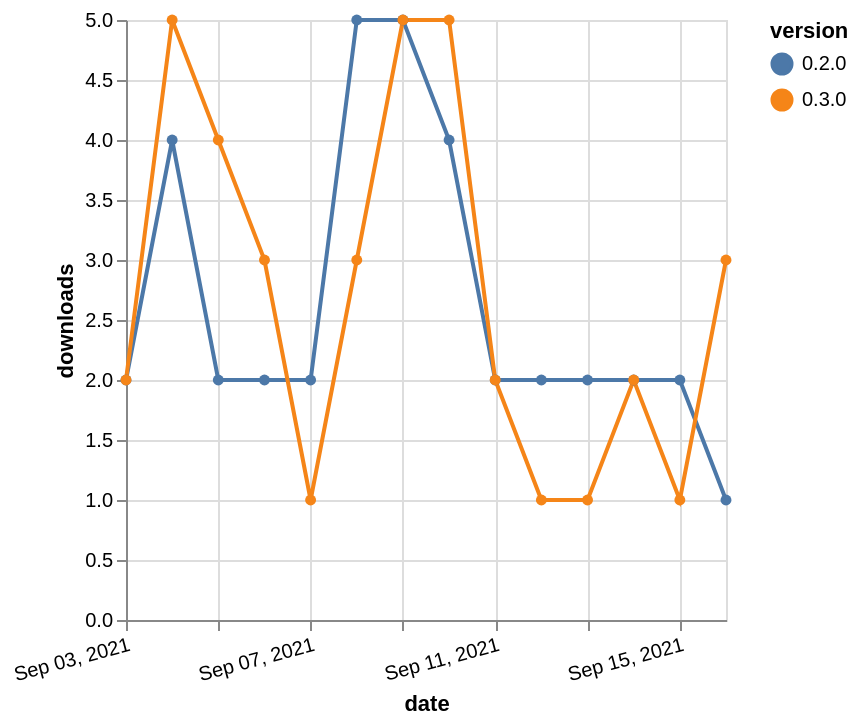

Vega-Lite specification for this chart:
### Vega-Lite specification from a JSON file in a GitHub repository (floating-point values rounded to 4 significant figures)
{"$schema": "https://vega.github.io/schema/vega-lite/v5.json", "description": "A simple bar chart with embedded data.", "data": {"values": [{"date": "2021-09-03", "total": 4097, "delta": 2, "version": "0.2.0"}, {"date": "2021-09-04", "total": 4101, "delta": 4, "version": "0.2.0"}, {"date": "2021-09-05", "total": 4103, "delta": 2, "version": "0.2.0"}, {"date": "2021-09-06", "total": 4105, "delta": 2, "version": "0.2.0"}, {"date": "2021-09-07", "total": 4107, "delta": 2, "version": "0.2.0"}, {"date": "2021-09-08", "total": 4112, "delta": 5, "version": "0.2.0"}, {"date": "2021-09-09", "total": 4117, "delta": 5, "version": "0.2.0"}, {"date": "2021-09-10", "total": 4121, "delta": 4, "version": "0.2.0"}, {"date": "2021-09-11", "total": 4123, "delta": 2, "version": "0.2.0"}, {"date": "2021-09-12", "total": 4125, "delta": 2, "version": "0.2.0"}, {"date": "2021-09-13", "total": 4127, "delta": 2, "version": "0.2.0"}, {"date": "2021-09-14", "total": 4129, "delta": 2, "version": "0.2.0"}, {"date": "2021-09-15", "total": 4131, "delta": 2, "version": "0.2.0"}, {"date": "2021-09-16", "total": 4132, "delta": 1, "version": "0.2.0"}, {"date": "2021-09-03", "total": 414, "delta": 2, "version": "0.3.0"}, {"date": "2021-09-04", "total": 419, "delta": 5, "version": "0.3.0"}, {"date": "2021-09-05", "total": 423, "delta": 4, "version": "0.3.0"}, {"date": "2021-09-06", "total": 426, "delta": 3, "version": "0.3.0"}, {"date": "2021-09-07", "total": 427, "delta": 1, "version": "0.3.0"}, {"date": "2021-09-08", "total": 430, "delta": 3, "version": "0.3.0"}, {"date": "2021-09-09", "total": 435, "delta": 5, "version": "0.3.0"}, {"date": "2021-09-10", "total": 440, "delta": 5, "version": "0.3.0"}, {"date": "2021-09-11", "total": 442, "delta": 2, "version": "0.3.0"}, {"date": "2021-09-12", "total": 443, "delta": 1, "version": "0.3.0"}, {"date": "2021-09-13", "total": 444, "delta": 1, "version": "0.3.0"}, {"date": "2021-09-14", "total": 446, "delta": 2, "version": "0.3.0"}, {"date": "2021-09-15", "total": 447, "delta": 1, "version": "0.3.0"}, {"date": "2021-09-16", "total": 450, "delta": 3, "version": "0.3.0"}]}, "width": "container", "mark": {"type": "line", "point": {"filled": true}}, "encoding": {"x": {"field": "date", "type": "temporal", "timeUnit": "yearmonthdate", "title": "date", "axis": {"labelAngle": -15}}, "y": {"field": "delta", "type": "quantitative", "title": "downloads"}, "color": {"field": "version", "type": "nominal"}, "tooltip": {"field": "delta"}}}
